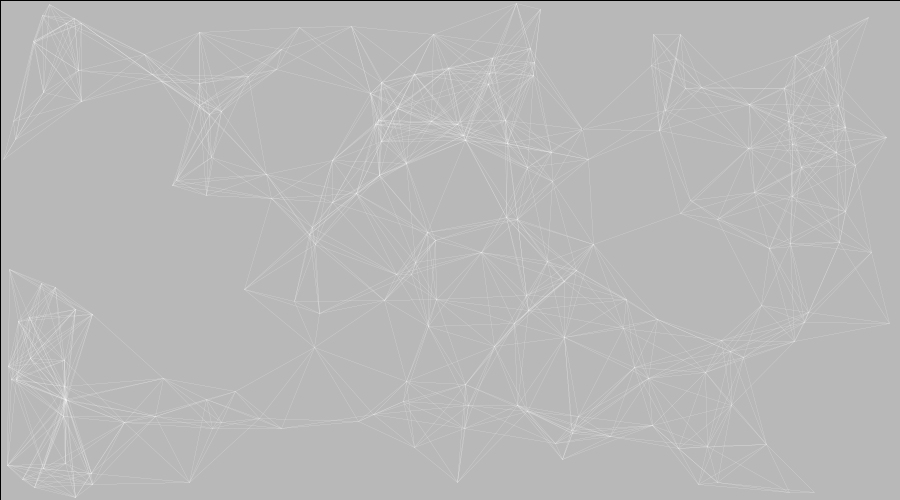
Frame 1 (no input)
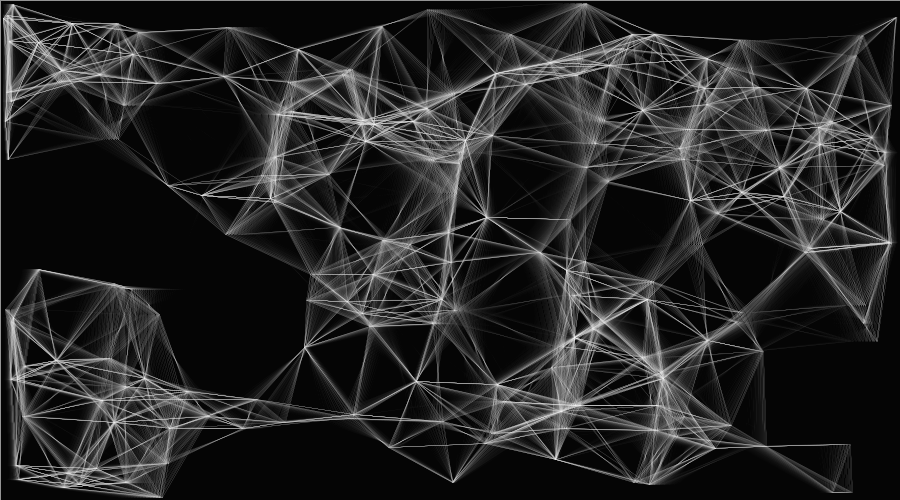
Frame 60 (the mouse pressed at the canvas centre just before this capture)
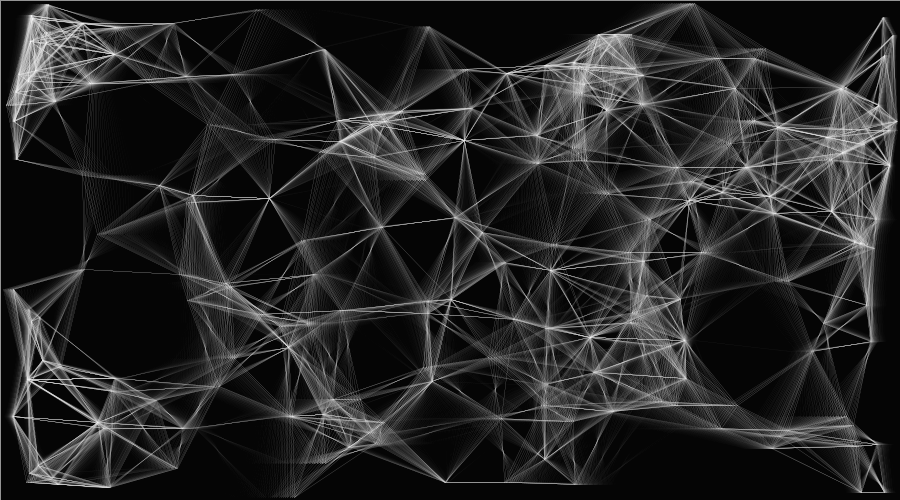
Frame 120 (the mouse held since frame 60 and released just before this capture)

The Processing sketch that drew these frames (run headless with seeded random() and noise(); from frame 60 on, the mouse is pressed at the canvas centre):

// Processing sketch: processing_76100
// ── processing_76100.pde

//Seb Lee-Delisle, http://www.openprocessing.org/sketch/47766
//Claus Neergaard, http://www.openprocessing.org/sketch/6245
int count = 200;
float[] xp = new float[count];
float[] yp = new float[count];
float[] xSpeed = new float[count];
float[] ySpeed = new float[count]; 

int radius = 3; 



void setup() {   
  
size(900, 500);  
smooth(); 

for (int i = 0; i < count; i=i+1){


 xp[i] = int(random(width)); 

 yp[i] = int(random(height));

 xSpeed[i] = random (-2,2);  

 ySpeed[i] = 0; 
   
   
}
}  

void draw() {  
fill (0,25);
rect (0,0,width,height);

speed();
bounce();
balls();
lines();
}

void lines(){
  
  for (int i = 0; i < count; i = i + 1) {   
  for (int a = i; a < count; a = a+ 1) {  
  if (dist(xp[a], yp[a], xp[i], yp[i]) < 100) {  
  line(xp[a], yp[a], xp[i], yp[i]);  
  stroke(255);
  strokeWeight(0.1);
}
}
}
}

void speed(){
  
for (int i=0; i<count; i=i+1){
 xp[i] = xp[i] + xSpeed[i];
 yp[i] = yp[i] + ySpeed[i]; 
 
}
}


void bounce(){

  for (int i = 0; i <count; i = i+1){
   
  if (xp[i] < radius) {
    
  xSpeed[i] = xSpeed[i] *-0.25;
    
  xp[i] = radius;
    
  }
    if (xp[i] > width-radius) {
      
      xSpeed[i] = xSpeed[i] * -0.25;
      
      xp[i] = width - radius;

}
}
}
 
void balls(){
 for (int i=0; i>count; i=i+1){
  ellipse(xp[i], yp[i], radius*2, radius*2); //last but not least, the balls themselves.
  fill (0,25); //white fill
  stroke(0,25); 
}
}
   
void mousePressed() {   
for (int i=0; i<count; i=i+1){

 xSpeed[i] = xSpeed[i]*1.5;        
 ySpeed[i] = random (0,0);

 }
 }
